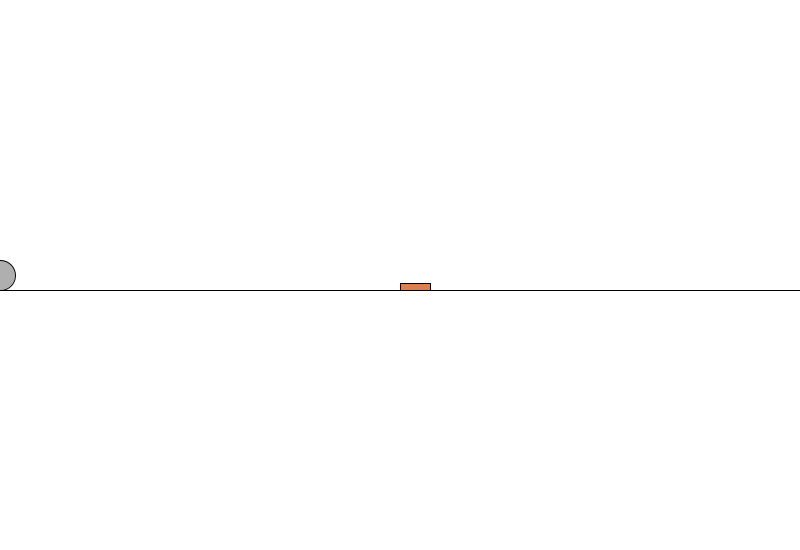
Frame 1 (no input)
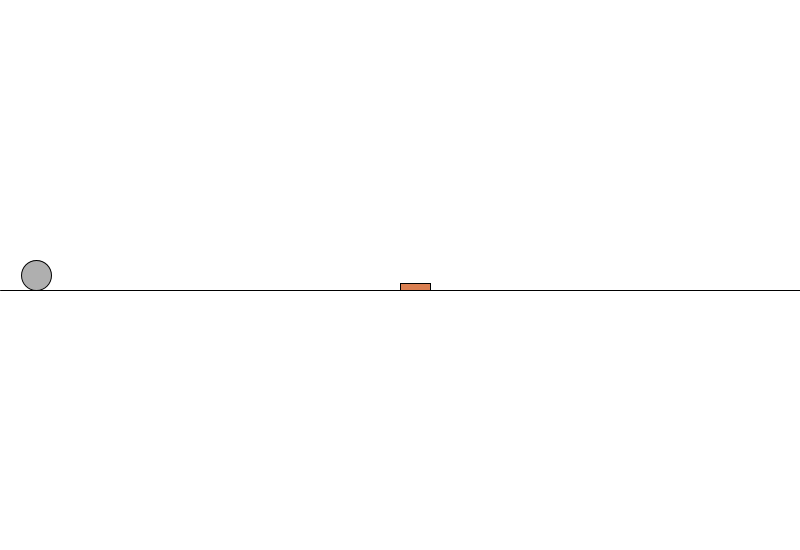
Frame 60 (the mouse pressed at the canvas centre just before this capture)
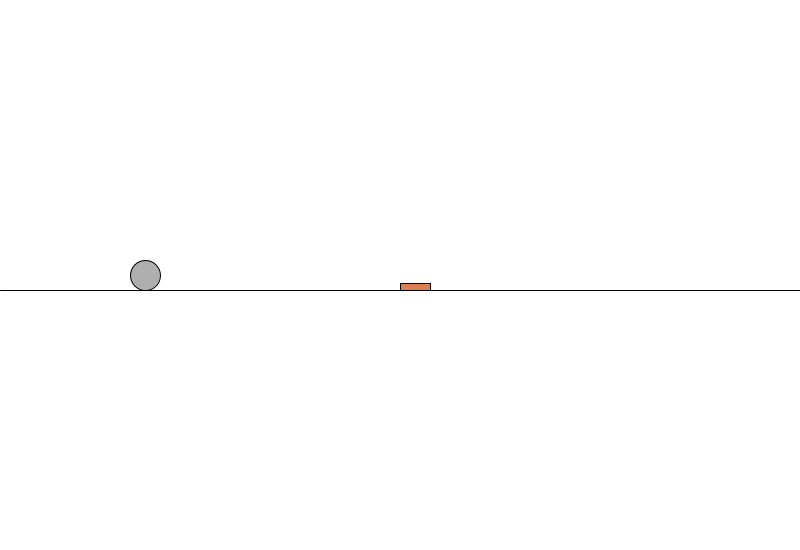
Frame 120 (the mouse held since frame 60 and released just before this capture)

The Processing sketch that drew these frames (run headless with seeded random() and noise(); from frame 60 on, the mouse is pressed at the canvas centre):

// Processing sketch: BallRollingFriction
// ── BallRollingFriction.pde
class Blocker {
  float x;
  float y;
  float w;
  float h;
  
  Blocker(float x_p, float y_p, float w_p, float h_p) {
    x = x_p;
    y = y_p;
    w = w_p;
    h = h_p;
  }
  
  void display() {
    fill(219, 127, 81);
    rect(x, y, w, h);
  }
}

class Mover {
  PVector location;
  PVector velocity;
  PVector acceleration;
  float mass;
  
  Mover() {
    location = new PVector(0, height/2);
    velocity = new PVector(0, 0);
    acceleration = new PVector(0, 0);
    mass = 1;
  }
  
  void update() {
    velocity.add(acceleration);
    location.add(velocity);
    acceleration.mult(0);
  }
  
  void display() {
    //noStroke();
    fill(0, 80);
    ellipse(location.x, location.y, 30, 30);
  }
  
  void applyForce(PVector force) {
    PVector f = PVector.div(force, mass);
    acceleration.add(f);
  }
  
  void checkCollision(Blocker b) {
    if (location.x >= b.x && location.x <= b.x + b.w) {
      PVector friction = velocity.get();
      friction.normalize();
      friction.mult(-1);
      
      float c = 0.2;
      float normal = 1;
      friction.mult(c);
      friction.mult(normal);
      
      applyForce(friction);
    }
  }
}

Mover m;
Blocker b;

void setup() {
  size(800, 550);
  background(255);
  m = new Mover();
  b = new Blocker(width/2, m.location.y+8, 30, 7);
}

void draw() {
  background(255);
  line(0, m.location.y+15, width, m.location.y+15);
  
  b.display();
  
  PVector roll = new PVector(0.02, 0);
  m.applyForce(roll);
  
  m.checkCollision(b);
  m.update();
  m.display();
}
